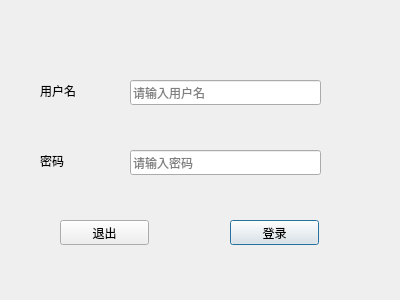
<?xml version="1.0" encoding="UTF-8"?>
<ui version="4.0">
 <class>LoginDialog</class>
 <widget class="QDialog" name="LoginDialog">
  <property name="geometry">
   <rect>
    <x>0</x>
    <y>0</y>
    <width>400</width>
    <height>300</height>
   </rect>
  </property>
  <property name="windowTitle">
   <string>Dialog</string>
  </property>
  <widget class="QLabel" name="label">
   <property name="geometry">
    <rect>
     <x>40</x>
     <y>80</y>
     <width>71</width>
     <height>21</height>
    </rect>
   </property>
   <property name="text">
    <string>用户名</string>
   </property>
  </widget>
  <widget class="QLabel" name="label_2">
   <property name="geometry">
    <rect>
     <x>40</x>
     <y>150</y>
     <width>71</width>
     <height>21</height>
    </rect>
   </property>
   <property name="text">
    <string>密码</string>
   </property>
  </widget>
  <widget class="QLineEdit" name="usrLineEdit">
   <property name="geometry">
    <rect>
     <x>130</x>
     <y>80</y>
     <width>191</width>
     <height>25</height>
    </rect>
   </property>
   <property name="echoMode">
    <enum>QLineEdit::Normal</enum>
   </property>
   <property name="placeholderText">
    <string>请输入用户名</string>
   </property>
  </widget>
  <widget class="QLineEdit" name="pwdLineEdit">
   <property name="geometry">
    <rect>
     <x>130</x>
     <y>150</y>
     <width>191</width>
     <height>25</height>
    </rect>
   </property>
   <property name="echoMode">
    <enum>QLineEdit::Password</enum>
   </property>
   <property name="placeholderText">
    <string>请输入密码</string>
   </property>
  </widget>
  <widget class="QPushButton" name="loginBtn">
   <property name="geometry">
    <rect>
     <x>230</x>
     <y>220</y>
     <width>89</width>
     <height>25</height>
    </rect>
   </property>
   <property name="text">
    <string>登录</string>
   </property>
  </widget>
  <widget class="QPushButton" name="exitBtn">
   <property name="geometry">
    <rect>
     <x>60</x>
     <y>220</y>
     <width>89</width>
     <height>25</height>
    </rect>
   </property>
   <property name="text">
    <string>退出</string>
   </property>
  </widget>
 </widget>
 <resources/>
 <connections>
  <connection>
   <sender>exitBtn</sender>
   <signal>clicked()</signal>
   <receiver>LoginDialog</receiver>
   <slot>close()</slot>
   <hints>
    <hint type="sourcelabel">
     <x>104</x>
     <y>232</y>
    </hint>
    <hint type="destinationlabel">
     <x>199</x>
     <y>149</y>
    </hint>
   </hints>
  </connection>
 </connections>
</ui>
